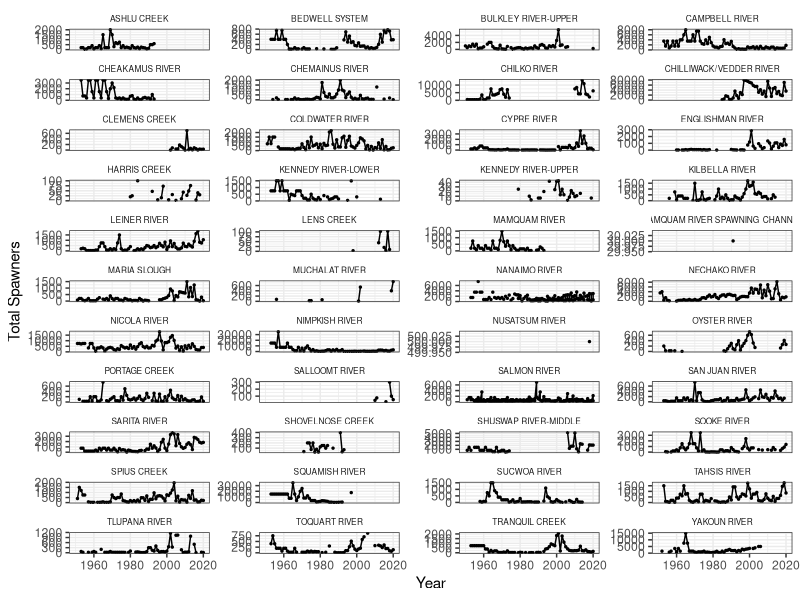
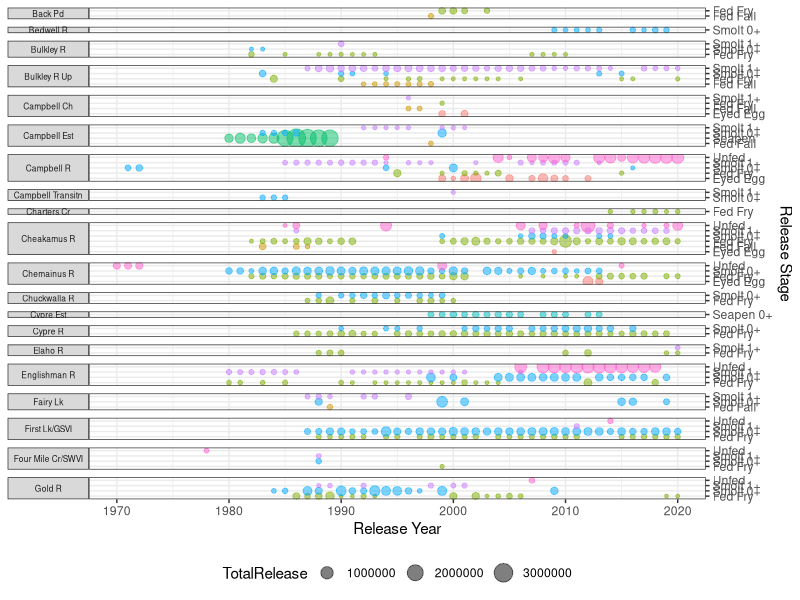
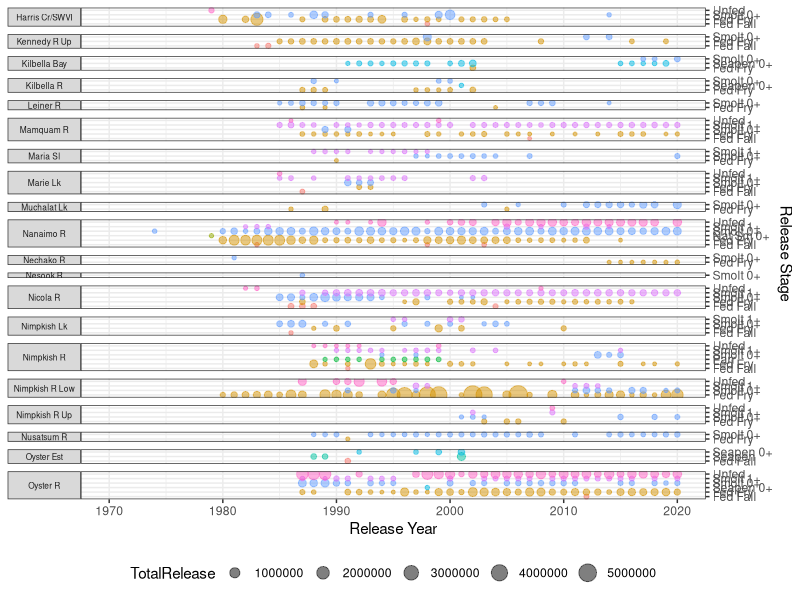
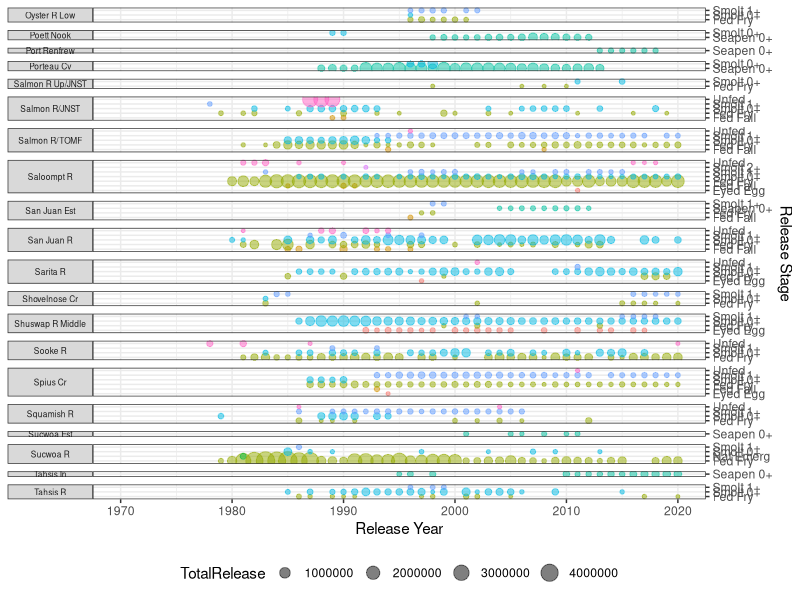
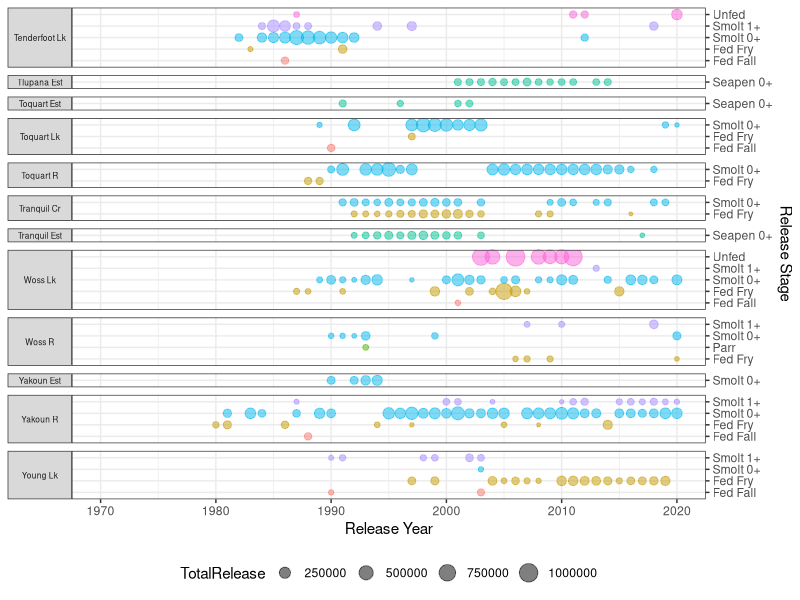

Generate these figures, in order, with R:
## ---- chunk 1

library(data.table)
library(tidyverse)
library(RColorBrewer)
library(ggpubr)
library(dplyr)
library(tidyr)
library(readxl)
library(patchwork)

options(scipen=10000)
## ---- chunk 2

escdata<-fread("data/Chinook rebuilding systems spawner data from nuseds revised.csv")

ggplot(escdata,aes(x=year,y=escapement))+
  geom_point(size=.5)+geom_line()+
  theme_bw()+labs(y="Total Spawners",x="Year")+
  facet_wrap(~SYS_NM,ncol=4,scales="free_y")+
  theme(strip.background = element_blank(),
        strip.text=element_text(size=6))

## ---- chunk 3
arp.plots<-function(dat){
  ggplot(dat,aes(x=RELEASE_YEAR,y=RELEASE_STAGE_NAME,size=TotalRelease,color=RELEASE_STAGE_NAME))+
  geom_point(alpha=.5)+
  facet_grid(RELEASE_SITE_NAME~.,scales="free_y",switch="y",space="free_y")+
  theme_bw()+
  theme(strip.text.y.left=element_text(angle=0,size=6),
        legend.position = "bottom",
        legend.box = "vertical",
        plot.title=element_text(hjust=0))+ 
  labs(x="Release Year",y="Release Stage")+
  scale_y_discrete(position = "right")+
  guides(color="none")+
  xlim(1970,2020)
}
## ---- chunk 4
reb.rel<-fread("data/chinook rebuilding systems releases.csv")%>%
  arrange(stocksite)%>%
  group_by(RELEASE_SITE_NAME,RELEASE_YEAR,RELEASE_STAGE_NAME)%>%
  summarise(TotalRelease=sum(TotalRelease))

#names(reb.rel)

#length(unique(reb.rel$stocksite))
#length(unique(reb.rel$RELEASE_SITE_NAME))

arp1.list<-unique(reb.rel$RELEASE_SITE_NAME)[1:20]
arp1<-reb.rel%>%filter(RELEASE_SITE_NAME%in%arp1.list)

arp2.list<-unique(reb.rel$RELEASE_SITE_NAME)[21:40]
arp2<-reb.rel%>%filter(RELEASE_SITE_NAME%in%arp2.list)

arp3.list<-unique(reb.rel$RELEASE_SITE_NAME)[41:60]
arp3<-reb.rel%>%filter(RELEASE_SITE_NAME%in%arp3.list)

arp4.list<-unique(reb.rel$RELEASE_SITE_NAME)[61:72]
arp4<-reb.rel%>%filter(RELEASE_SITE_NAME%in%arp4.list)

## ---- chunk 5
arp.plots(arp1)
## ---- chunk 6
arp.plots(arp2)
## ---- chunk 7
arp.plots(arp3)

## ---- chunk 8
arp.plots(arp4)

